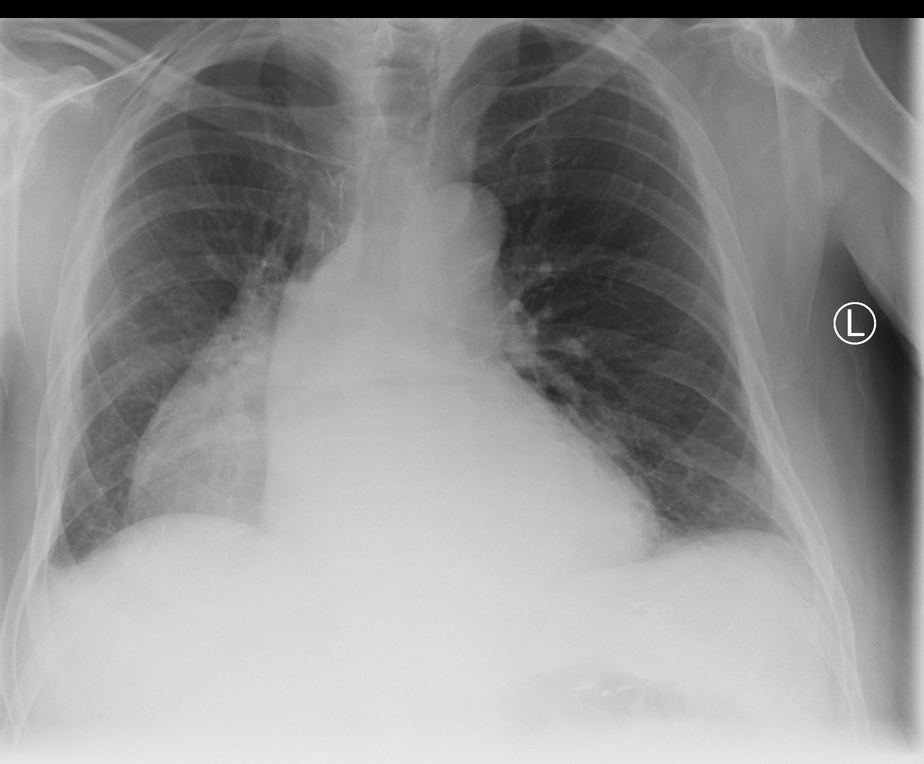
#> input picture Assignments/Computer Vision/Set-2-Program-1-Conv.jpeg, 924 x 764 px, shrunk from 3028 x 2503 before the run
$ jupyter execute CIA1.ipynb
#> lines starting #> are read from the running program, lines starting #| are printed output that depends on the picture
[cell 1]
import cv2
import matplotlib.pyplot as plt
import numpy as np

[cell 2]
#Q1 correlation operation with 3 masks

img = cv2.imread('Set-2-Program-1-Conv.jpeg',0)
#> img is the input picture: shape (764, 924); min 0, max 255, mean 146.3
mask1 = np.array([[1,0,-1],[1,0,-1],[1,0,-1]])
mask2 = np.array([[1,1,1],[0,0,0],[-1,0,1]])
mask3 = np.array ([[-1,-1,-1],[-1,8,-1],[-1,-1,-1]])

def correlation2D(image, kernel):
    kernel_height, kernel_width = kernel.shape
    pad_height = kernel_height // 2
    pad_width = kernel_width // 2
    padded_image = np.pad(image, ((pad_height, pad_height), (pad_width, pad_width)), mode='constant')
    output = np.zeros_like(image)

    for i in range(image.shape[0]):
        for j in range(image.shape[1]):
            region = padded_image[i:i + kernel_height, j:j + kernel_width]
            output[i, j] = np.sum(region * kernel)
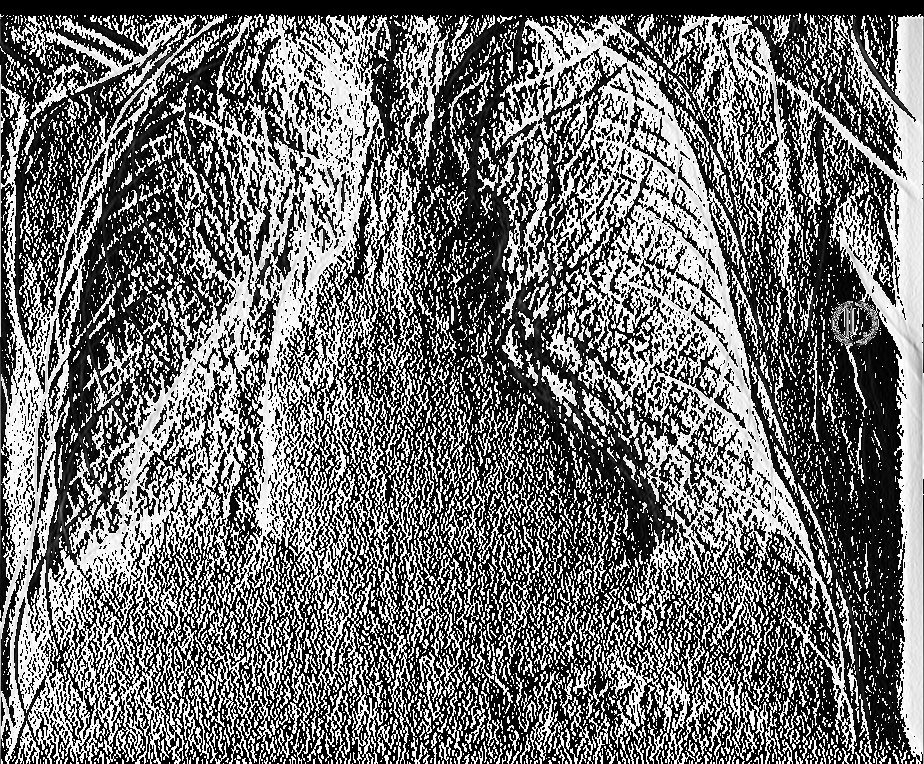
#> output: shape (764, 924); min 0, max 255, mean 112.6

    return output

[cell 3]
#convolution operation with 3 masks by flipping mask in to 180 degrees

def convolution2D(image, kernel):
    kernel = np.flipud(np.fliplr(kernel))
    return correlation2D(image, kernel)


correlated_img1 = correlation2D(img, mask1)
correlated_img2 = correlation2D(img, mask2)
correlated_img3 = correlation2D(img, mask3)
#> after the loop in correlation2D (call 3), `for i in range(image.shape[0]):`:
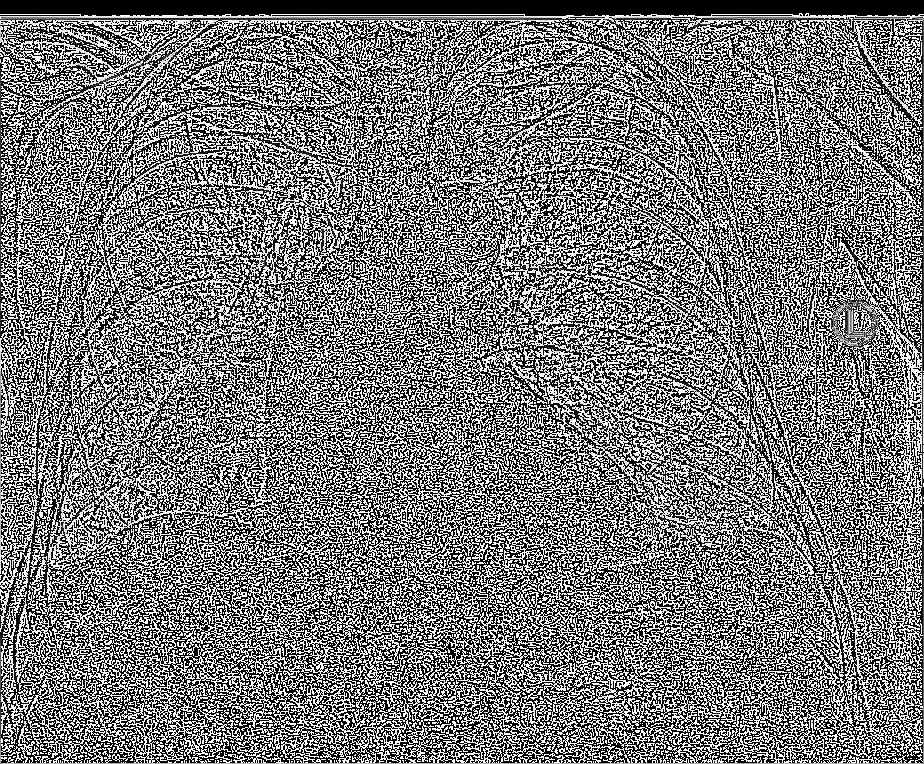
#> output: shape (764, 924); min 0, max 255, mean 120.1

convolved_img1 = convolution2D(img, mask1)
#> after the loop in correlation2D (call 4), `for i in range(image.shape[0]):`:
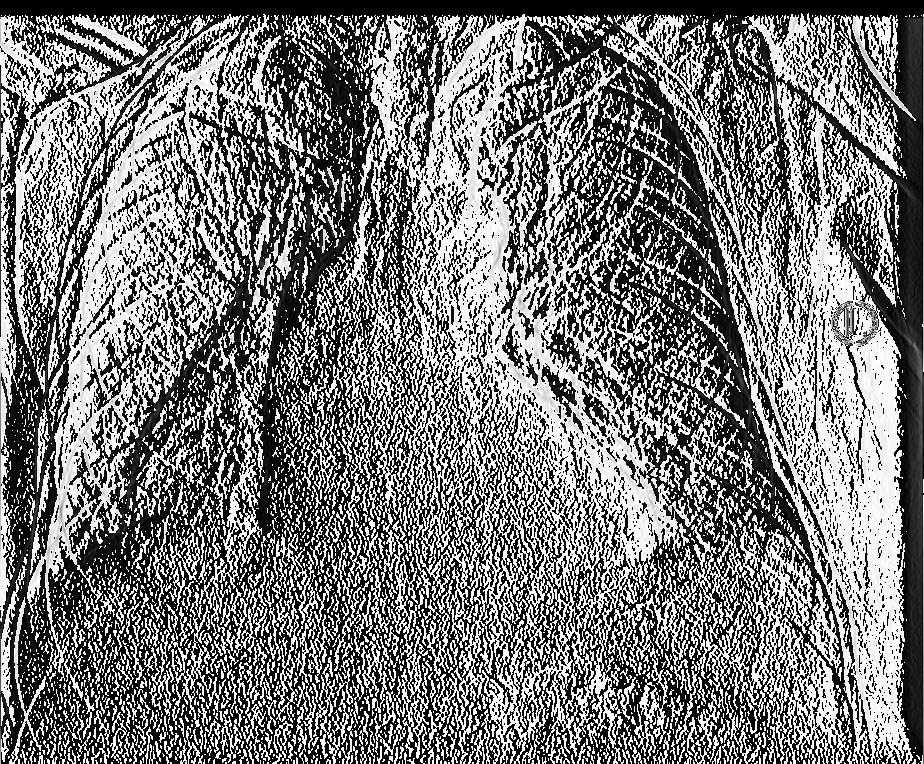
#> output: shape (764, 924); min 0, max 255, mean 120.1
convolved_img2 = convolution2D(img, mask2)
#> after the loop in correlation2D (call 5), `for i in range(image.shape[0]):`:
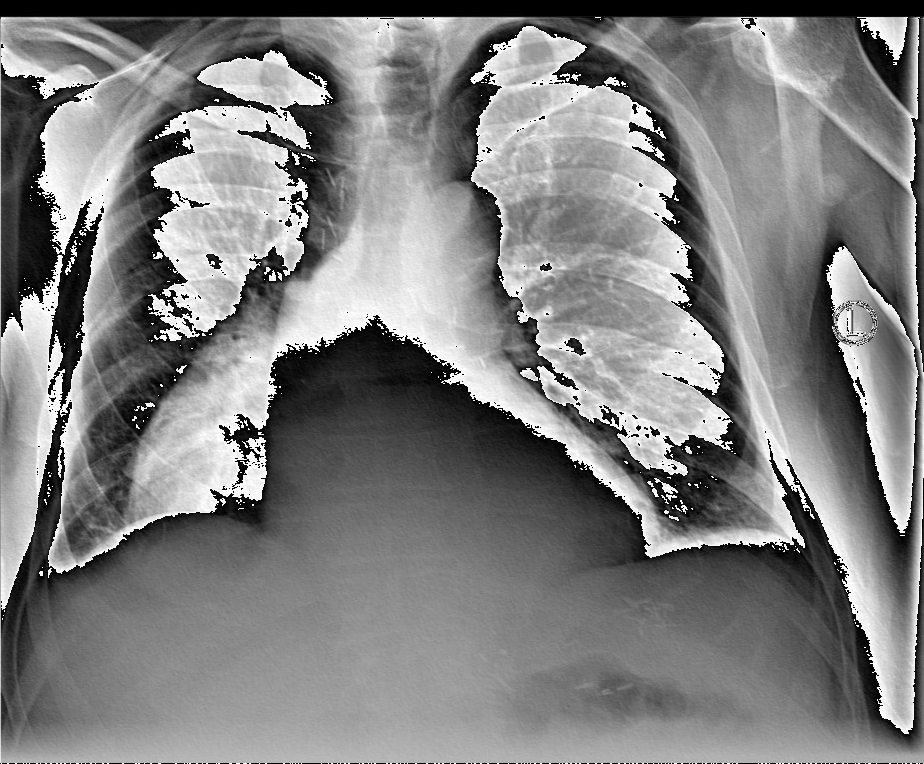
#> output: shape (764, 924); min 0, max 255, mean 127.8
convolved_img3 = convolution2D(img, mask3)

plt.figure(figsize=(12, 8))
plt.subplot(2, 3, 1)
plt.title('Correlated with Mask 1')
plt.imshow(correlated_img1, cmap='gray')
plt.subplot(2, 3, 2)
plt.title('Correlated with Mask 2')
plt.imshow(correlated_img2, cmap='gray')
plt.subplot(2, 3, 3)
plt.title('Correlated with Mask 3')
plt.imshow(correlated_img3, cmap='gray')
plt.subplot(2, 3, 4)
plt.title('Convolved with Mask 1')
plt.imshow(convolved_img1, cmap='gray')
plt.subplot(2, 3, 5)
plt.title('Convolved with Mask 2')
plt.imshow(convolved_img2, cmap='gray')
plt.subplot(2, 3, 6)
plt.title('Convolved with Mask 3')
plt.imshow(convolved_img3, cmap='gray')
plt.tight_layout()


plt.show()

[cell 4]
#demonstrate how correlation defiiers form  convulation

img2 = np.array([[1, 2, 3, 0, 1]])
mask = np.array([[1, 0, 2]])
correlated_img = correlation2D(img2, mask)
convolved_img = convolution2D(img2, mask)

print("Original Image:\n", img2)
print("Mask:\n", mask)
print("Correlated Image:\n", correlated_img)
print("Convolved Image:\n", convolved_img)

#Q2 separable mask
img3 = cv2.imread('Set-2-Program-1-Conv.jpeg',0)
mask = np.array([[1, 2, 1], [0, 0, 0], [-1, -2, -1]])
mask_row = np.array([[1, 2, 1]])
mask_col = np.array([[1], [0], [-1]])

# Convolve with the row vector
intermediate = convolution2D(img3, mask_row)
#> after the loop in correlation2D (call 9), `for i in range(image.shape[0]):`:
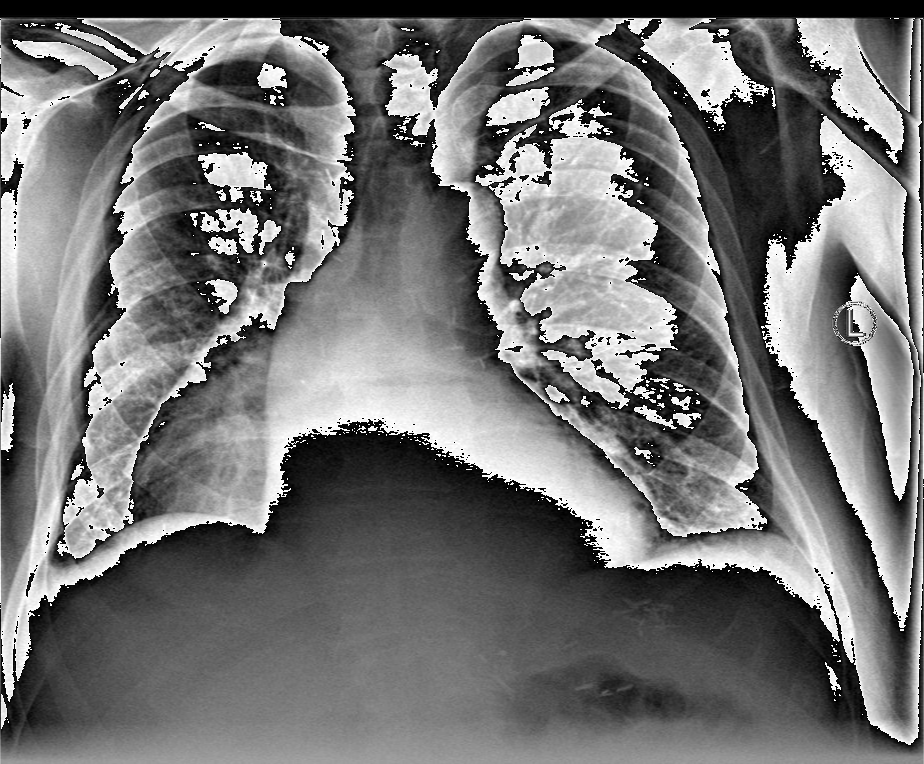
#> output: shape (764, 924); min 0, max 255, mean 115.8
# Convolve the result with the column vector
separable_convolved_img = convolution2D(intermediate, mask_col)
#> after the loop in correlation2D (call 10), `for i in range(image.shape[0]):`:
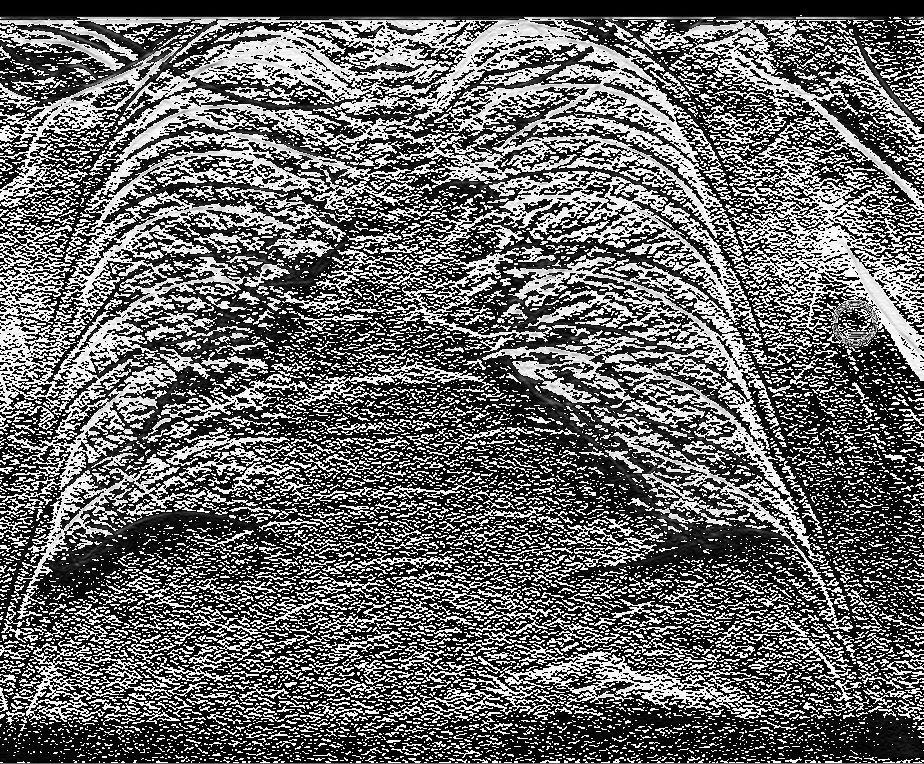
#> output: shape (764, 924); min 0, max 255, mean 103.6
# Directly convolve with the 2D mask
direct_convolved_img = convolution2D(img3, mask)
# Display the results
plt.figure(figsize=(10, 5))
plt.subplot(1, 2, 1)
plt.title('Separable Convolution Result')
plt.imshow(separable_convolved_img, cmap='gray')
plt.subplot(1, 2, 2)
plt.title('Direct Convolution Result')
plt.imshow(direct_convolved_img, cmap='gray')
plt.tight_layout()
plt.show()
